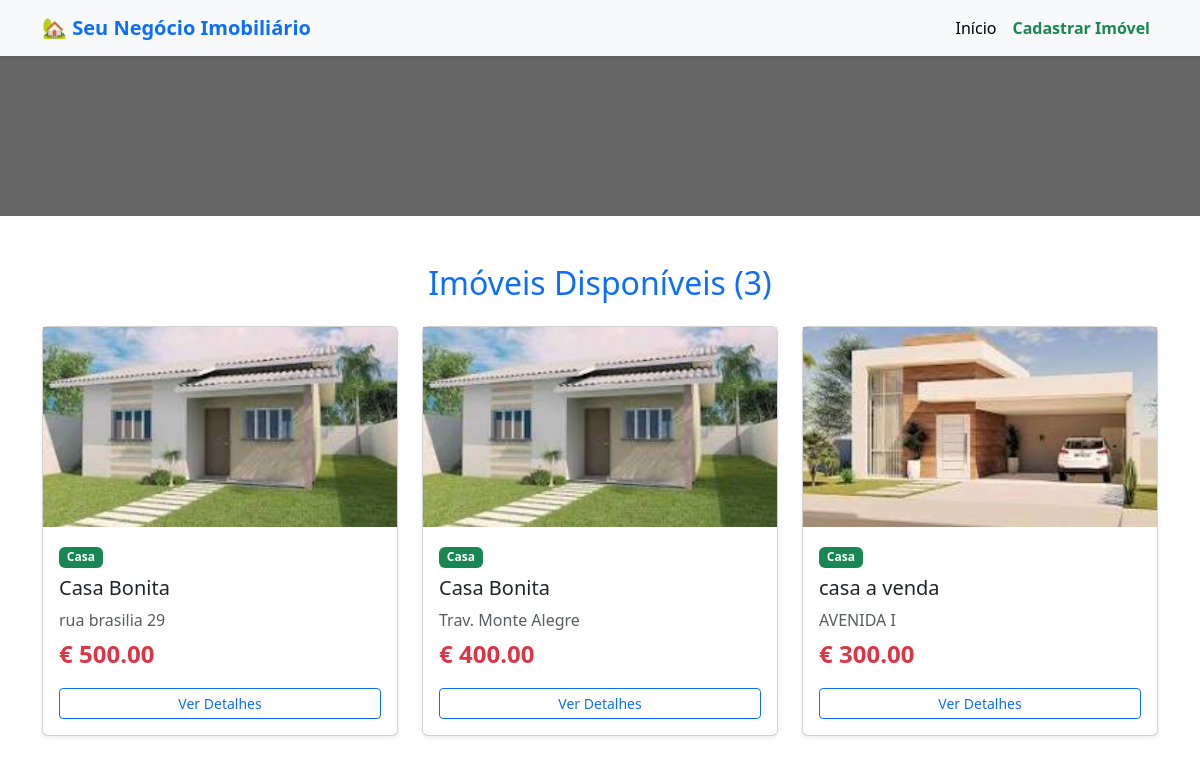
The page / on the database its author committed.
### imoveis/models.py (models this page shows, shortened)
class Imovel(models.Model):
    TIPO_CHOICES = (
        ('CASA', 'Casa'),
        ('LOTE', 'Lote'),
    )
    titulo = models.CharField(max_length=200, verbose_name="Título do Anúncio")
    descricao = models.TextField(verbose_name="Descrição Detalhada")
    preco = models.DecimalField(
        max_digits=12, # Ex: 9.999.999.99
        decimal_places=2,
        verbose_name="Preço (€)"
    )
    endereco = models.CharField(max_length=255, verbose_name="Morada Completa")
    tipo = models.CharField(
        max_length=4,
        choices=TIPO_CHOICES,
        default='CASA',
        verbose_name="Tipo de Imóvel"
    )
    imagem_principal = models.ImageField(
        upload_to='fotos/%Y/%m/%d/', # Guarda as imagens numa subpasta baseada na data
        blank=True,                 # O campo não é obrigatório
        null=True,                  # Pode ser nulo no banco de dados
        verbose_name="Imagem Principal"
    )
    esta_a_venda = models.BooleanField(default=True, verbose_name="Disponível para Venda")
    data_criacao = models.DateTimeField(auto_now_add=True, verbose_name="Data de Criação")
    class Meta:
        verbose_name = "Imóvel"
        verbose_name_plural = "Imóveis"
        ordering = ['-data_criacao']

### imoveis/views.py (the view)
# urls.py: path('', views.lista_imoveis, name='lista_imoveis'),
def lista_imoveis(request):
    imoveis_disponiveis = Imovel.objects.filter(esta_a_venda=True).order_by('-data_criacao')
    contexto = {
        'imoveis': imoveis_disponiveis,
        'titulo_pagina': 'Catálogo de Imóveis e Lotes',
    }
    return render(request, 'imoveis/lista_imoveis.html', contexto)

### imoveis/templates/imoveis/lista_imoveis.html (shortened to what this page needs)
{% load static %}
<!DOCTYPE html>
<html lang="pt">
<head>
    <link href="https://cdn.jsdelivr.net/npm/bootstrap@5.3.3/dist/css/bootstrap.min.css" rel="stylesheet">
</head>
<body>
    <nav class="navbar navbar-expand-lg navbar-light bg-light shadow-sm">
        <div class="container">
            <a class="navbar-brand text-primary fw-bold" href="{% url 'lista_imoveis' %}">🏡 Seu Negócio Imobiliário</a>
            <div class="collapse navbar-collapse" id="navbarNav">
                <ul class="navbar-nav ms-auto">
                    <li class="nav-item">
                        <a class="nav-link active" aria-current="page" href="{% url 'lista_imoveis' %}">Início</a>
                    </li>
                    <li class="nav-item">
                        <a class="nav-link fw-bold text-success" href="{% url 'cadastro_imovel' %}">
                             Cadastrar Imóvel
                        </a>
                    </li>
                    </ul>
            </div>
        </div>
    </nav>
    <div class="hero-section mb-5">
        </div>
    <div class="container my-5">
        <h2 class="mb-4 text-center text-primary">Imóveis Disponíveis ({{ imoveis|length }})</h2>
        <div class="row row-cols-1 row-cols-md-3 g-4">
            {% for imovel in imoveis %}
                <div class="col">
                    <div class="card h-100 shadow-sm">
                        {% if imovel.imagem_principal %}
                        <img src="{{ imovel.imagem_principal.url }}" class="card-img-top-imovel" alt="{{ imovel.titulo }}">
                    {% else %}
                        <img src="https://picsum.photos/400/200?grayscale" class="card-img-top-imovel" alt="Imagem Padrão">
                    {% endif %}
                        <div class="card-body">
                            <span class="badge {% if imovel.tipo == 'CASA' %}bg-success{% else %}bg-secondary{% endif %} mb-2">
                                {{ imovel.get_tipo_display }}
                                </span>
                            <h5 class="card-title text-truncate">{{ imovel.titulo }}</h5>
                            <p class="card-text text-muted mb-1">{{ imovel.endereco }}</p>
                            <p class="fs-4 fw-bold text-danger">€ {{ imovel.preco|floatformat:2 }}</p>
                            <a href="{% url 'detalhe_imovel' pk=imovel.pk %}" class="btn btn-sm btn-outline-primary w-100">Ver Detalhes</a>
                        </div>
                    </div>
                </div>
            {% empty %}
                <div class="col-12 text-center alert alert-warning">
                    <p>Nenhum imóvel encontrado no momento.</p>
                </div>
            {% endfor %}
            </div>
    </div>
</body>
</html>

### imoveis/templates/imoveis/lista_imoveis.html (style rules this page uses)
:root { --cor-primaria: #007bff; --cor-secundaria: #28a745; }
.card-img-top-imovel { height: 200px; object-fit: cover; }
.hero-section { background: linear-gradient(rgba(0, 0, 0, 0.5), rgba(0, 0, 0, 0.5)), url('https://picsum.photos/1200/400?blur=5'); background-size: cover; color: white; padding: 5rem 0; text-align: center; }

### rows shown on the page
Imovel: imagem_principal (picture), tipo "Casa", titulo "Casa Bonita", endereco "rua brasilia 29", preco "500.00"
Imovel: imagem_principal (picture), tipo "Casa", titulo "Casa Bonita", endereco "Trav. Monte Alegre", preco "400.00"
Imovel: imagem_principal (picture), tipo "Casa", titulo "casa a venda", endereco "AVENIDA I", preco "300.00"

### other values the page prints
{{ imoveis|length }} "3"
